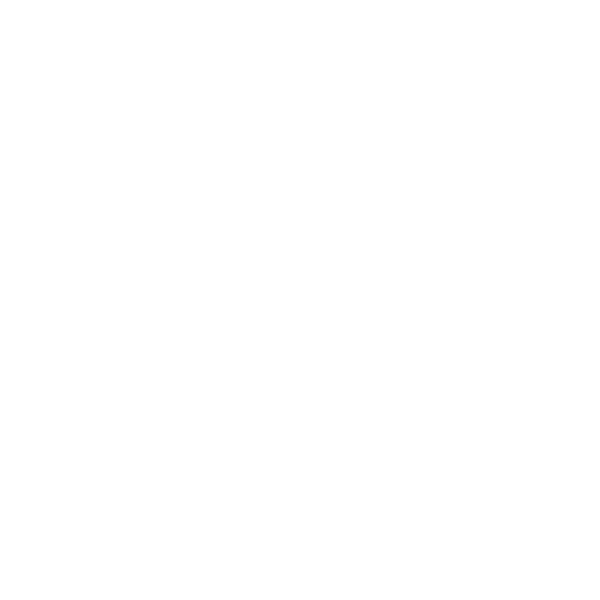
Frame 1 (no input)
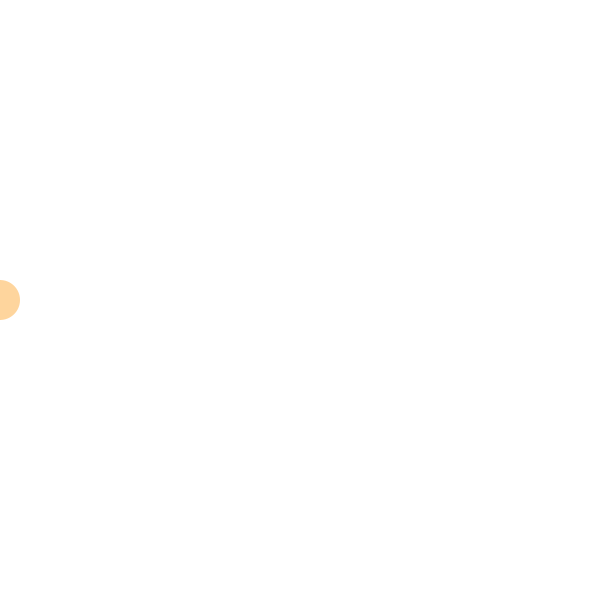
Frame 60 (the mouse pressed at the canvas centre just before this capture)
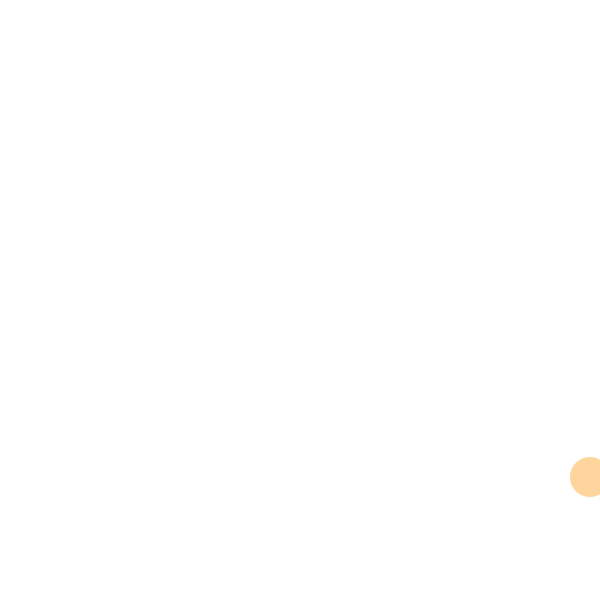
Frame 120 (the mouse held since frame 60 and released just before this capture)

The Processing sketch that drew these frames (run headless with seeded random() and noise(); from frame 60 on, the mouse is pressed at the canvas centre):

// Processing sketch: intro_2
// ── intro_2.pde
float circleX;
float circleY;
boolean going;
float xspeed = 10;
float yspeed = 3;

void setup() {
  size(600,600);
  circleX=0;
  circleY=height/2;
}

void draw() {
  //circleX=random(width);
  //circleY=random(height);
  background(255);
  noStroke();
  ellipse(circleX, circleY, 40, 40);
  fill(#FD9304,100);
  if (going) {
    circleX+=xspeed;
    circleY+=yspeed;
  }
  if ((circleX > width) || (circleX < 0)) {
    xspeed *= -1;
    yspeed *= -1;
  }
}


void mousePressed() {
  going = !going;
}
